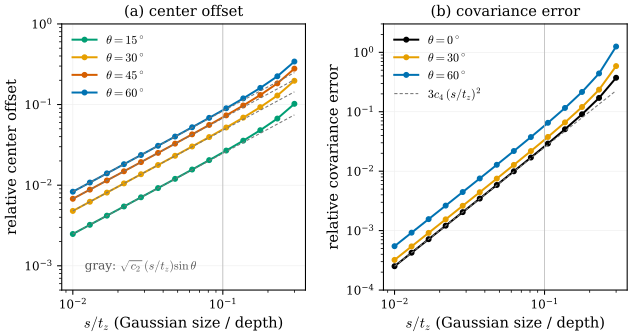

Generate this figure with Python:
"""Figure 29.3.3: size of the EWA error as a function of s/t_z and the off-axis angle (Section 29.3).

Isotropic Gaussian Sigma_c = s^2 I_3 at t0 = (tan theta, 0, 1), restricted to its 3-sigma ball (the standard normal
truncated at |y| <= 3). The mean and covariance of its image under the exact projection phi and under the
linearization phi(t0) + J (t - t0) are computed by deterministic quadrature (Gauss-Legendre in r and cos(polar
angle), uniform in the azimuth), not by Monte Carlo, so the numbers are reproducible to all printed digits.
(a) relative center offset |mean(exact) - mean(linear)| / (largest std of the linear footprint), theta = 15..60 deg.
    Dashed gray: leading-order prediction sqrt(c_2) (s/t_z) sin(theta), c_2 = E[y_1^2] = 0.918.
(b) relative covariance error |Cov(exact) - Cov(linear)|_F / |Cov(linear)|_F, theta = 0, 30, 60 deg.
    Dashed gray: leading-order on-axis prediction 3 c_4 (s/t_z)^2, c_4 = E[y_1^2 y_3^2] / E[y_1^2] = 0.839.
    (For the untruncated normal both constants would be 1.)
Self-checks: the quadrature is converged (a finer grid changes nothing at 1e-6); the curves reproduce the table of
Example 29.3.4 (checked again in verify/v-29-3-splatting-linearization.py).

Run from the project root: ``OMP_NUM_THREADS=4 PYTHONPATH=tools python3 chapters/29-gaussian-splatting/figures/fig-29-3-3-ewa-error.py``
"""

import dgfig

dgfig.setup()

import matplotlib.pyplot as plt
import numpy as np

C = dgfig.COLORS


def quad_nodes(nr=120, nc=60, nph=120):
    """nodes y and normalized weights w of the standard normal on R^3 truncated at |y| <= 3."""
    xr, wr = np.polynomial.legendre.leggauss(nr)
    r = 1.5 * (xr + 1.0)
    wr = 1.5 * wr * r ** 2 * np.exp(-r ** 2 / 2)
    xc, wc = np.polynomial.legendre.leggauss(nc)
    ph = np.linspace(0, 2 * np.pi, nph, endpoint=False)
    R_, CT, PH = np.meshgrid(r, xc, ph, indexing="ij")
    ST = np.sqrt(1 - CT ** 2)
    Y = np.stack([R_ * ST * np.cos(PH), R_ * ST * np.sin(PH), R_ * CT], -1).reshape(-1, 3)
    W = (wr[:, None, None] * wc[None, :, None] * np.ones(nph)[None, None, :]).ravel()
    return Y, W / W.sum()


Y, W = quad_nodes()
c2 = float(W @ Y[:, 0] ** 2)                                  # E[y_1^2]
c4 = float(W @ (Y[:, 0] ** 2 * Y[:, 2] ** 2)) / c2            # E[y_1^2 y_3^2] / E[y_1^2]
assert abs(c2 - 0.9178) < 1e-4 and abs(c4 - 0.8388) < 1e-4


def errors(s, thd, Y=Y, W=W):
    t0 = np.array([np.tan(np.radians(thd)), 0.0, 1.0])
    x, y, z = t0
    J = np.array([[1 / z, 0, -x / z ** 2], [0, 1 / z, -y / z ** 2]])
    T = t0 + s * Y
    u = T[:, :2] / T[:, 2:3]
    ul = t0[:2] / t0[2] + s * Y @ J.T

    def moments(v):
        m = W @ v
        d = v - m
        return m, (W[:, None] * d).T @ d

    m, Cv = moments(u)
    ml, Cl = moments(ul)
    return (np.linalg.norm(m - ml) / np.sqrt(np.linalg.eigvalsh(Cl).max()),
            np.linalg.norm(Cv - Cl) / np.linalg.norm(Cl))


# convergence of the quadrature at the hardest point (largest s, largest angle)
Yf, Wf = quad_nodes(200, 80, 160)
assert np.allclose(errors(0.3, 60), errors(0.3, 60, Yf, Wf), rtol=1e-6)

ss = np.geomspace(0.01, 0.3, 14)
cols = {0: C["main"], 15: C["third"], 30: C["accent"], 45: C["normal"], 60: C["tangent"]}
fig, (axa, axb) = plt.subplots(1, 2, figsize=(7.6, 3.6), gridspec_kw=dict(wspace=0.32))
res = {th: np.array([errors(s, th) for s in ss]) for th in (0, 15, 30, 45, 60)}
# self-check against the table of Example 29.3.4
for (th, s), (e_c, e_v) in {(30, 0.1): (0.049, 0.034), (60, 0.1): (0.085, 0.058), (0, 0.1): (0.0, 0.026),
                            (0, 0.3): (0.0, 0.37), (60, 0.3): (0.34, 1.25)}.items():
    got = errors(s, th)
    assert abs(got[0] - e_c) <= 0.006 * max(1, 10 * e_c) and abs(got[1] / e_v - 1) < 0.02, (th, s, got)
for th in (15, 30, 45, 60):
    axa.loglog(ss, res[th][:, 0], "o-", color=cols[th], ms=3.5, lw=1.5, label=r"$\theta = %d^\circ$" % th)
    axa.loglog(ss, np.sqrt(c2) * ss * np.sin(np.radians(th)), color=C["aux"], lw=0.8, ls=(0, (3, 2)))
for th in (0, 30, 60):
    axb.loglog(ss, res[th][:, 1], "o-", color=cols[th], ms=3.5, lw=1.5, label=r"$\theta = %d^\circ$" % th)
axb.loglog(ss, 3 * c4 * ss ** 2, color=C["aux"], lw=0.8, ls=(0, (3, 2)), label=r"$3c_4\,(s/t_z)^2$")
for ax in (axa, axb):
    ax.axvline(0.1, color="#BBBBBB", lw=0.6)
    ax.set_xlabel(r"$s/t_z$ (Gaussian size / depth)")
    ax.tick_params(labelsize=9)
    ax.grid(True, which="major", color="#EEEEEE", lw=0.5)
axa.set_ylabel("relative center offset")
axb.set_ylabel("relative covariance error")
axa.set_title("(a) center offset", fontsize=11)
axb.set_title("(b) covariance error", fontsize=11)
axa.legend(fontsize=9, frameon=False, loc="upper left")
axb.legend(fontsize=9, frameon=False, loc="upper left")
axa.text(0.012, 0.0009, r"gray: $\sqrt{c_2}\,(s/t_z)\sin\theta$", fontsize=9, color="#555555")
axa.set_ylim(5e-4, 1)
axb.set_ylim(1e-4, 3)

dgfig.save(fig, __file__)
